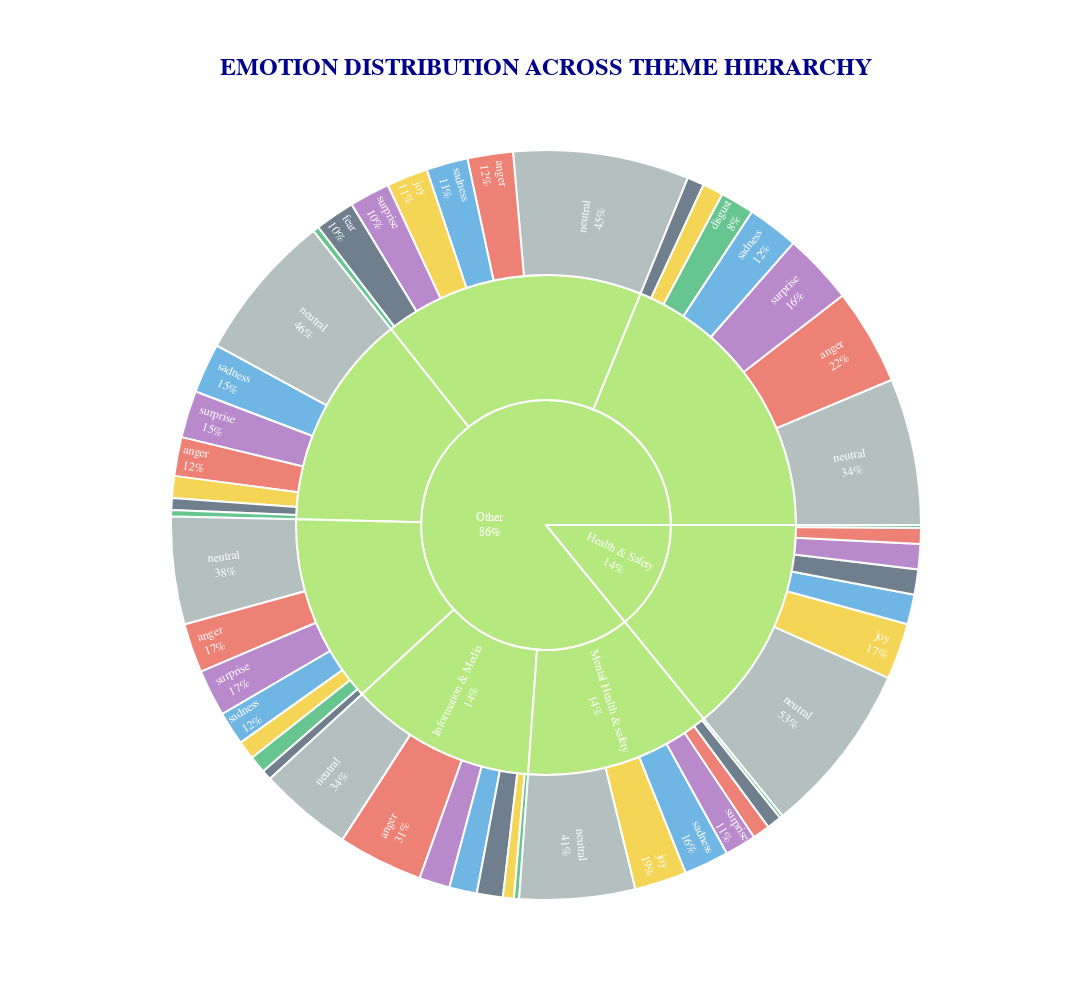
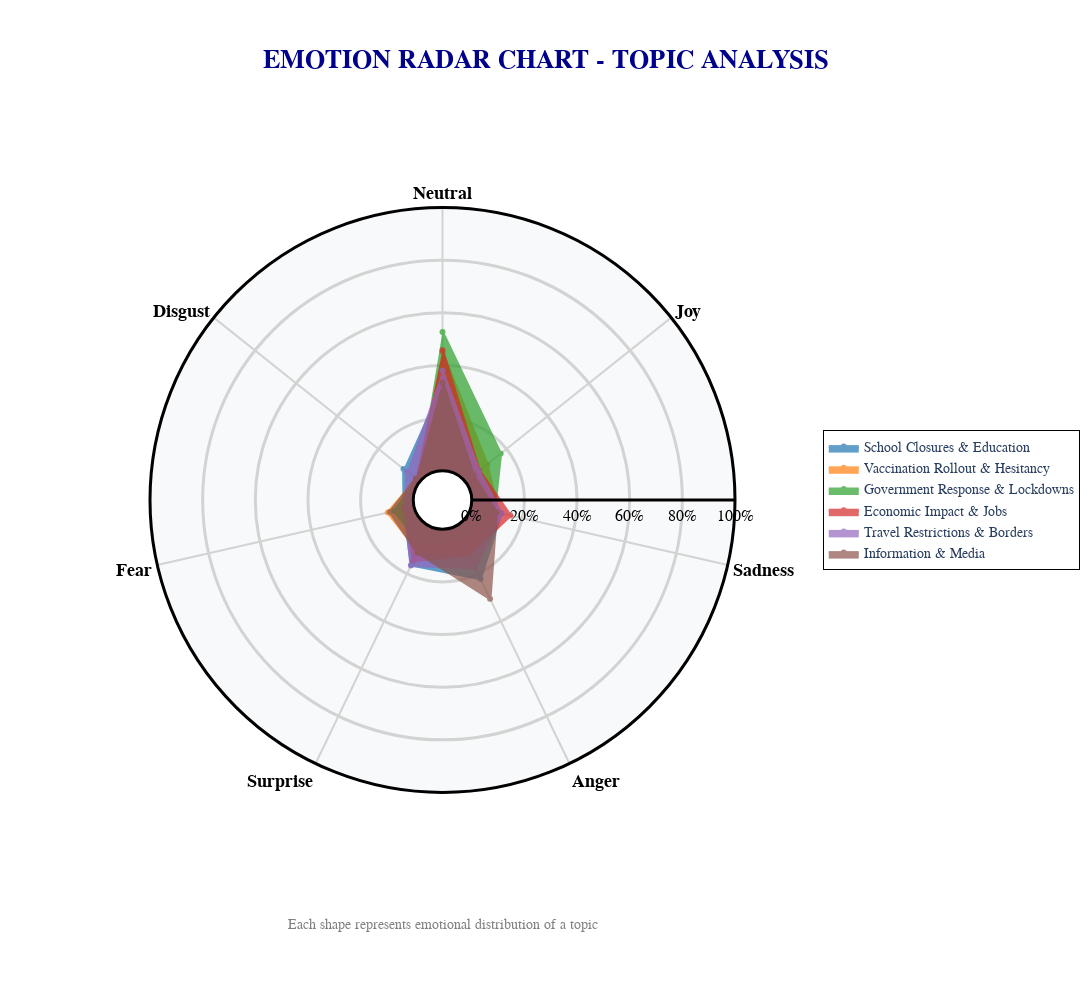

Here is the notebook cell these charts were saved with, in order:
### Code cell
def create_large_emotion_visualizations(data):
    """
    Create both sunburst and radar charts with increased sizes and margins
    """
    print("\n📊 LARGE INTERACTIVE EMOTION VISUALIZATIONS")
    print("=" * 60)
    
    # Prepare data for both charts
    emotion_hierarchy = data.groupby(['theme_broad', 'theme', 'sentiment']).size().reset_index()
    emotion_hierarchy.columns = ['Broad_Theme', 'Specific_Theme', 'Emotion', 'Count']
    
    # 1. LARGE SUNBURST CHART WITH INCREASED MARGINS
    print("Creating large sunburst chart...")
    sunburst_fig = px.sunburst(
        emotion_hierarchy, 
        path=['Broad_Theme', 'Specific_Theme', 'Emotion'], 
        values='Count',
        title='<b>EMOTION DISTRIBUTION ACROSS THEME HIERARCHY</b>',
        color='Emotion',
        color_discrete_map={
            'neutral': '#95a5a6',
            'joy': '#f1c40f', 
            'sadness': '#3498db',
            'anger': '#e74c3c',
            'surprise': '#9b59b6',
            'fear': '#34495e',
            'disgust': '#27ae60'
        },
        # Increased dimensions
        width=1300,
        height=1000,
        maxdepth=3,
    )
    
    # Sunburst layout with increased margins and sizes
    sunburst_fig.update_layout(
        font=dict(size=16, family="Arial"),
        title_font=dict(size=24, family="Arial", color='darkblue'),
        title_x=0.5,
        # SIGNIFICANTLY INCREASED MARGINS
        margin=dict(t=150, l=100, r=100, b=100),  # Increased from default
        paper_bgcolor='white',
        plot_bgcolor='white',
        # Additional spacing
        uniformtext=dict(minsize=12, mode='hide'),
    )
    
    # Sunburst trace customization
    sunburst_fig.update_traces(
        textfont=dict(size=14, color='white', family="Arial"),
        textinfo='label+percent parent',
        hovertemplate='<b>%{label}</b><br>Count: %{value}<br>Percentage: %{percentParent:.1%}<extra></extra>',
        marker=dict(line=dict(width=2, color='white')),
        insidetextorientation='radial'
    )
    
    # Show sunburst
    sunburst_fig.show()
    
    # 2. LARGE RADAR CHART WITH INCREASED MARGINS
    print("Creating large radar chart...")
    
    # Prepare radar data
    top_topics = data['theme'].value_counts().head(6).index
    radar_data = []
    
    for topic in top_topics:
        topic_emotions = data[data['theme'] == topic]['sentiment'].value_counts(normalize=True)
        emotion_profile = {emotion: topic_emotions.get(emotion, 0) * 100 for emotion in 
                          ['neutral', 'joy', 'sadness', 'anger', 'surprise', 'fear', 'disgust']}
        emotion_profile['topic'] = topic
        radar_data.append(emotion_profile)
    
    radar_df = pd.DataFrame(radar_data)
    
    # Create large radar chart
    radar_fig = go.Figure()
    
    # Color palette
    colors = ['#1f77b4', '#ff7f0e', '#2ca02c', '#d62728', '#9467bd', '#8c564b']
    
    for idx, (_, row) in enumerate(radar_df.iterrows()):
        radar_fig.add_trace(go.Scatterpolar(
            r=row[['neutral', 'joy', 'sadness', 'anger', 'surprise', 'fear', 'disgust']].values,
            theta=['Neutral', 'Joy', 'Sadness', 'Anger', 'Surprise', 'Fear', 'Disgust'],
            fill='toself',
            name=row['topic'],
            line=dict(width=3, color=colors[idx % len(colors)]),
            fillcolor=colors[idx % len(colors)],
            opacity=0.7
        ))
    
    # Radar layout with increased margins and sizes
    radar_fig.update_layout(
        polar=dict(
            radialaxis=dict(
                visible=True,
                range=[0, 100],
                tickfont=dict(size=16, family="Arial", color="black"),
                ticklen=15,
                tickwidth=2,
                gridwidth=3,
                gridcolor='lightgray',
                linewidth=3,
                linecolor='black',
                showline=True,
                nticks=6,
                tickvals=[0, 20, 40, 60, 80, 100],
                ticktext=['0%', '20%', '40%', '60%', '80%', '100%']
            ),
            angularaxis=dict(
                tickfont=dict(size=18, family="Arial", color="black", weight="bold"),
                rotation=90,
                direction="clockwise",
                gridwidth=2,
                gridcolor='lightgray',
                linewidth=3,
                linecolor='black'
            ),
            bgcolor='#f8f9fa',
            hole=0.1
        ),
        title=dict(
            text="<b>EMOTION RADAR CHART - TOPIC ANALYSIS</b>",
            font=dict(size=26, family="Arial", color="darkblue"),
            x=0.5,
            y=0.95
        ),
        # Increased dimensions
        width=1300,
        height=1000,
        font=dict(size=16, family="Arial"),
        legend=dict(
            font=dict(size=14),
            x=1.15,
            y=0.5,
            bgcolor='rgba(255,255,255,0.9)',
            bordercolor='black',
            borderwidth=1,
            # Increased legend margins
            xanchor='left',
            yanchor='middle'
        ),
        paper_bgcolor='white',
        # SIGNIFICANTLY INCREASED MARGINS FOR RADAR
        margin=dict(t=150, l=150, r=250, b=150),  # Extra right margin for legend
    )
    
    # Add annotation
    radar_fig.add_annotation(
        text="Each shape represents emotional distribution of a topic",
        xref="paper", yref="paper",
        x=0.5, y=-0.12,
        showarrow=False,
        font=dict(size=14, color="gray")
    )
    
    # Show radar
    radar_fig.show()
    
    # Save both charts as HTML for maximum viewing size
    sunburst_fig.write_html("large_emotion_sunburst.html")
    radar_fig.write_html("large_emotion_radar.html")
    
    print("✅ Both large charts created with increased margins!")
    print("💾 Charts saved as HTML files for maximum viewing size")
    
    return sunburst_fig, radar_fig

# Create both large visualizations
sunburst, radar = create_large_emotion_visualizations(df)

### Figure 1 — Plotly figure (JSON) as saved in the notebook; plotly's stock layout.template omitted (floating-point values rounded to 4 significant figures)
{"data": [{"branchvalues": "total", "customdata": [["anger"], ["joy"], ["neutral"], ["surprise"], ["disgust"], ["sadness"], ["fear"], ["anger"], ["neutral"], ["surprise"], ["disgust"], ["joy"], ["sadness"], ["fear"], ["neutral"], ["fear"], ["sadness"], ["disgust"], ["surprise"], ["anger"], ["joy"], ["neutral"], ["surprise"], ["sadness"], ["joy"], ["anger"], ["fear"], ["disgust"], ["joy"], ["surprise"], ["anger"], ["fear"], ["neutral"], ["sadness"], ["disgust"], ["anger"], ["sadness"], ["disgust"], ["neutral"], ["fear"], ["joy"], ["surprise"], ["disgust"], ["neutral"], ["sadness"], ["anger"], ["fear"], ["joy"], ["surprise"], ["(?)"], ["(?)"], ["(?)"], ["(?)"], ["(?)"], ["(?)"], ["(?)"], ["(?)"], ["(?)"]], "domain": {"x": [0, 1], "y": [0, 1]}, "hovertemplate": "<b>%{label}</b><br>Count: %{value}<br>Percentage: %{percentParent:.1%}<extra></extra>", "ids": ["Other/Economic Impact & Jobs/anger", "Other/Economic Impact & Jobs/joy", "Other/Economic Impact & Jobs/neutral", "Other/Economic Impact & Jobs/surprise", "Other/Economic Impact & Jobs/disgust", "Other/Economic Impact & Jobs/sadness", "Other/Economic Impact & Jobs/fear", "Health & Safety/Government Response & Lockdowns/anger", "Health & Safety/Government Response & Lockdowns/neutral", "Health & Safety/Government Response & Lockdowns/surprise", "Health & Safety/Government Response & Lockdowns/disgust", "Health & Safety/Government Response & Lockdowns/joy", "Health & Safety/Government Response & Lockdowns/sadness", "Health & Safety/Government Response & Lockdowns/fear", "Other/Information & Media/neutral", "Other/Information & Media/fear", "Other/Information & Media/sadness", "Other/Information & Media/disgust", "Other/Information & Media/surprise", "Other/Information & Media/anger", "Other/Information & Media/joy", "Other/Mental Health & safety/neutral", "Other/Mental Health & safety/surprise", "Other/Mental Health & safety/sadness", "Other/Mental Health & safety/joy", "Other/Mental Health & safety/anger", "Other/Mental Health & safety/fear", "Other/Mental Health & safety/disgust", "Other/School Closures & Education/joy", "Other/School Closures & Education/surprise", "Other/School Closures & Education/anger", "Other/School Closures & Education/fear", "Other/School Closures & Education/neutral", "Other/School Closures & Education/sadness", "Other/School Closures & Education/disgust", "Other/Travel Restrictions & Borders/anger", "Other/Travel Restrictions & Borders/sadness", "Other/Travel Restrictions & Borders/disgust", "Other/Travel Restrictions & Borders/neutral", "Other/Travel Restrictions & Borders/fear", "Other/Travel Restrictions & Borders/joy", "Other/Travel Restrictions & Borders/surprise", "Other/Vaccination Rollout & Hesitancy/disgust", "Other/Vaccination Rollout & Hesitancy/neutral", "Other/Vaccination Rollout & Hesitancy/sadness", "Other/Vaccination Rollout & Hesitancy/anger", "Other/Vaccination Rollout & Hesitancy/fear", "Other/Vaccination Rollout & Hesitancy/joy", "Other/Vaccination Rollout & Hesitancy/surprise", "Other/Economic Impact & Jobs", "Health & Safety/Government Response & Lockdowns", "Other/Information & Media", "Other/Mental Health & safety", "Other/School Closures & Education", "Other/Travel Restrictions & Borders", "Other/Vaccination Rollout & Hesitancy", "Health & Safety", "Other"], "insidetextorientation": "radial", "labels": ["anger", "joy", "neutral", "surprise", "disgust", "sadness", "fear", "anger", "neutral", "surprise", "disgust", "joy", "sadness", "fear", "neutral", "fear", "sadness", "disgust", "surprise", "anger", "joy", "neutral", "surprise", "sadness", "joy", "anger", "fear", "disgust", "joy", "surprise", "anger", "fear", "neutral", "sadness", "disgust", "anger", "sadness", "disgust", "neutral", "fear", "joy", "surprise", "disgust", "neutral", "sadness", "anger", "fear", "joy", "surprise", "Economic Impact & Jobs", "Government Response & Lockdowns", "Information & Media", "Mental Health & safety", "School Closures & Education", "Travel Restrictions & Borders", "Vaccination Rollout & Hesitancy", "Health & Safety", "Other"], "marker": {"colors": ["#e74c3c", "#f1c40f", "#95a5a6", "#9b59b6", "#27ae60", "#3498db", "#34495e", "#e74c3c", "#95a5a6", "#9b59b6", "#27ae60", "#f1c40f", "#3498db", "#34495e", "#95a5a6", "#34495e", "#3498db", "#27ae60", "#9b59b6", "#e74c3c", "#f1c40f", "#95a5a6", "#9b59b6", "#3498db", "#f1c40f", "#e74c3c", "#34495e", "#27ae60", "#f1c40f", "#9b59b6", "#e74c3c", "#34495e", "#95a5a6", "#3498db", "#27ae60", "#e74c3c", "#3498db", "#27ae60", "#95a5a6", "#34495e", "#f1c40f", "#9b59b6", "#27ae60", "#95a5a6", "#3498db", "#e74c3c", "#34495e", "#f1c40f", "#9b59b6", "#B6E880", "#B6E880", "#B6E880", "#B6E880", "#B6E880", "#B6E880", "#B6E880", "#B6E880", "#B6E880"], "line": {"color": "white", "width": 2}}, "maxdepth": 3, "name": "", "parents": ["Other/Economic Impact & Jobs", "Other/Economic Impact & Jobs", "Other/Economic Impact & Jobs", "Other/Economic Impact & Jobs", "Other/Economic Impact & Jobs", "Other/Economic Impact & Jobs", "Other/Economic Impact & Jobs", "Health & Safety/Government Response & Lockdowns", "Health & Safety/Government Response & Lockdowns", "Health & Safety/Government Response & Lockdowns", "Health & Safety/Government Response & Lockdowns", "Health & Safety/Government Response & Lockdowns", "Health & Safety/Government Response & Lockdowns", "Health & Safety/Government Response & Lockdowns", "Other/Information & Media", "Other/Information & Media", "Other/Information & Media", "Other/Information & Media", "Other/Information & Media", "Other/Information & Media", "Other/Information & Media", "Other/Mental Health & safety", "Other/Mental Health & safety", "Other/Mental Health & safety", "Other/Mental Health & safety", "Other/Mental Health & safety", "Other/Mental Health & safety", "Other/Mental Health & safety", "Other/School Closures & Education", "Other/School Closures & Education", "Other/School Closures & Education", "Other/School Closures & Education", "Other/School Closures & Education", "Other/School Closures & Education", "Other/School Closures & Education", "Other/Travel Restrictions & Borders", "Other/Travel Restrictions & Borders", "Other/Travel Restrictions & Borders", "Other/Travel Restrictions & Borders", "Other/Travel Restrictions & Borders", "Other/Travel Restrictions & Borders", "Other/Travel Restrictions & Borders", "Other/Vaccination Rollout & Hesitancy", "Other/Vaccination Rollout & Hesitancy", "Other/Vaccination Rollout & Hesitancy", "Other/Vaccination Rollout & Hesitancy", "Other/Vaccination Rollout & Hesitancy", "Other/Vaccination Rollout & Hesitancy", "Other/Vaccination Rollout & Hesitancy", "Other", "Health & Safety", "Other", "Other", "Other", "Other", "Other", "", ""], "textfont": {"color": "white", "family": "Arial", "size": 14}, "textinfo": "label+percent parent", "type": "sunburst", "values": [287, 162, 1098, 348, 47, 368, 88, 116, 1276, 186, 22, 415, 220, 187, 691, 192, 204, 38, 227, 629, 81, 853, 231, 332, 385, 127, 108, 24, 153, 525, 712, 125, 1085, 377, 252, 364, 248, 128, 794, 73, 138, 345, 45, 1298, 307, 336, 294, 305, 299, 2398, 2422, 2062, 2060, 3229, 2090, 2884, 2422, 14723]}], "layout": {"font": {"family": "Arial", "size": 16}, "height": 1000, "legend": {"tracegroupgap": 0}, "margin": {"b": 100, "l": 100, "r": 100, "t": 150}, "paper_bgcolor": "white", "plot_bgcolor": "white", "title": {"font": {"color": "darkblue", "family": "Arial", "size": 24}, "text": "<b>EMOTION DISTRIBUTION ACROSS THEME HIERARCHY</b>", "x": 0.5}, "uniformtext": {"minsize": 12, "mode": "hide"}, "width": 1300}}

### Figure 2 — Plotly figure (JSON) as saved in the notebook; plotly's stock layout.template omitted (floating-point values rounded to 4 significant figures)
{"data": [{"fill": "toself", "fillcolor": "#1f77b4", "line": {"color": "#1f77b4", "width": 3}, "name": "School Closures & Education", "opacity": 0.7, "r": [33.6, 4.738, 11.68, 22.05, 16.26, 3.871, 7.804], "theta": ["Neutral", "Joy", "Sadness", "Anger", "Surprise", "Fear", "Disgust"], "type": "scatterpolar"}, {"fill": "toself", "fillcolor": "#ff7f0e", "line": {"color": "#ff7f0e", "width": 3}, "name": "Vaccination Rollout & Hesitancy", "opacity": 0.7, "r": [45.01, 10.58, 10.64, 11.65, 10.37, 10.19, 1.56], "theta": ["Neutral", "Joy", "Sadness", "Anger", "Surprise", "Fear", "Disgust"], "type": "scatterpolar"}, {"fill": "toself", "fillcolor": "#2ca02c", "line": {"color": "#2ca02c", "width": 3}, "name": "Government Response & Lockdowns", "opacity": 0.7, "r": [52.68, 17.13, 9.083, 4.789, 7.68, 7.721, 0.9083], "theta": ["Neutral", "Joy", "Sadness", "Anger", "Surprise", "Fear", "Disgust"], "type": "scatterpolar"}, {"fill": "toself", "fillcolor": "#d62728", "line": {"color": "#d62728", "width": 3}, "name": "Economic Impact & Jobs", "opacity": 0.7, "r": [45.79, 6.756, 15.35, 11.97, 14.51, 3.67, 1.96], "theta": ["Neutral", "Joy", "Sadness", "Anger", "Surprise", "Fear", "Disgust"], "type": "scatterpolar"}, {"fill": "toself", "fillcolor": "#9467bd", "line": {"color": "#9467bd", "width": 3}, "name": "Travel Restrictions & Borders", "opacity": 0.7, "r": [37.99, 6.603, 11.87, 17.42, 16.51, 3.493, 6.124], "theta": ["Neutral", "Joy", "Sadness", "Anger", "Surprise", "Fear", "Disgust"], "type": "scatterpolar"}, {"fill": "toself", "fillcolor": "#8c564b", "line": {"color": "#8c564b", "width": 3}, "name": "Information & Media", "opacity": 0.7, "r": [33.51, 3.928, 9.893, 30.5, 11.01, 9.311, 1.843], "theta": ["Neutral", "Joy", "Sadness", "Anger", "Surprise", "Fear", "Disgust"], "type": "scatterpolar"}], "layout": {"annotations": [{"font": {"color": "gray", "size": 14}, "showarrow": false, "text": "Each shape represents emotional distribution of a topic", "x": 0.5, "xref": "paper", "y": -0.12, "yref": "paper"}], "font": {"family": "Arial", "size": 16}, "height": 1000, "legend": {"bgcolor": "rgba(255,255,255,0.9)", "bordercolor": "black", "borderwidth": 1, "font": {"size": 14}, "x": 1.15, "xanchor": "left", "y": 0.5, "yanchor": "middle"}, "margin": {"b": 150, "l": 150, "r": 250, "t": 150}, "paper_bgcolor": "white", "polar": {"angularaxis": {"direction": "clockwise", "gridcolor": "lightgray", "gridwidth": 2, "linecolor": "black", "linewidth": 3, "rotation": 90, "tickfont": {"color": "black", "family": "Arial", "size": 18, "weight": "bold"}, "type": "category"}, "bgcolor": "#f8f9fa", "hole": 0.1, "radialaxis": {"angle": 0, "autorange": false, "gridcolor": "lightgray", "gridwidth": 3, "linecolor": "black", "linewidth": 3, "nticks": 6, "range": [0, 100], "showline": true, "tickfont": {"color": "black", "family": "Arial", "size": 16}, "ticklen": 15, "ticktext": ["0%", "20%", "40%", "60%", "80%", "100%"], "tickvals": [0, 20, 40, 60, 80, 100], "tickwidth": 2, "type": "linear", "visible": true}}, "title": {"font": {"color": "darkblue", "family": "Arial", "size": 26}, "text": "<b>EMOTION RADAR CHART - TOPIC ANALYSIS</b>", "x": 0.5, "y": 0.95}, "width": 1300}}
